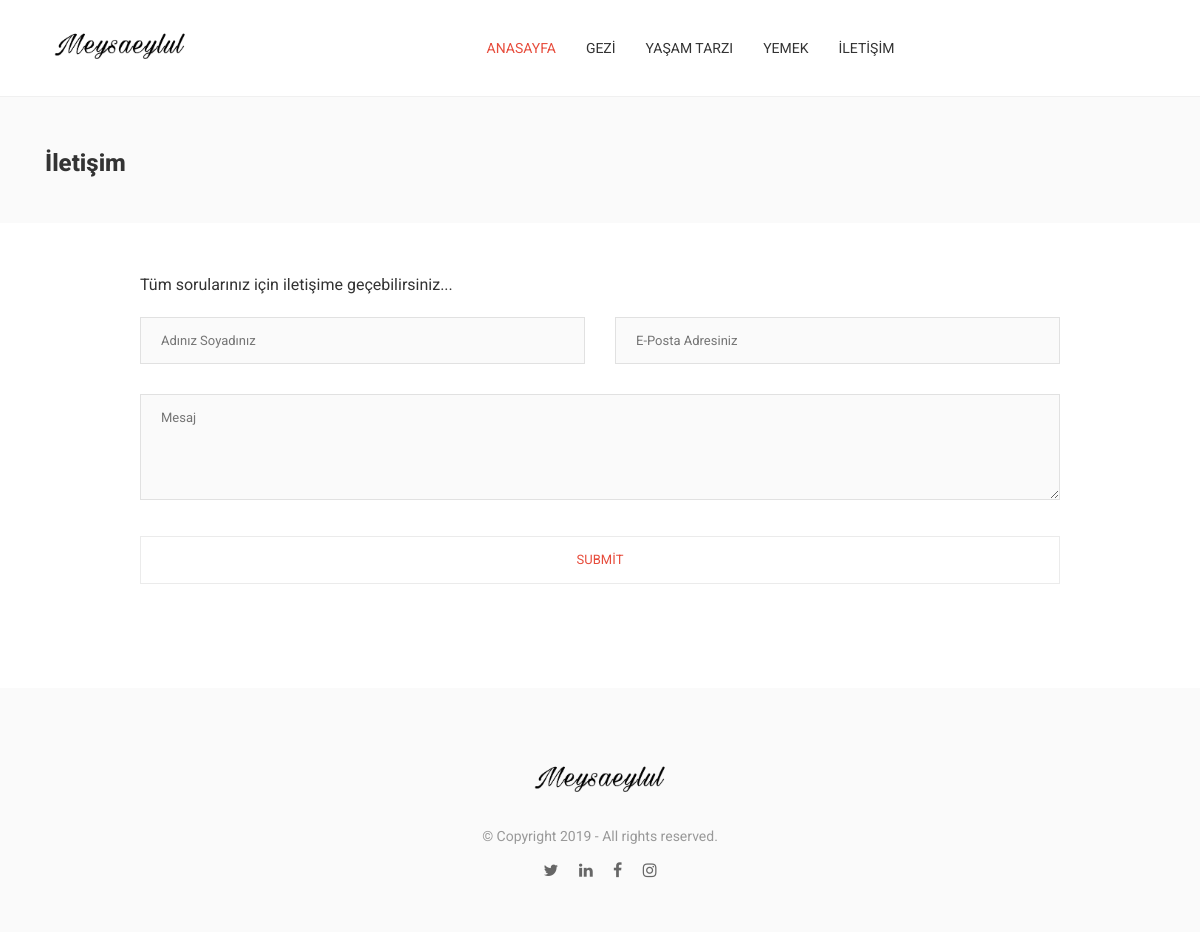
The page /iletisim/ on the database its author committed.
### Posts/models.py (models this page shows, shortened)
class PostCategory(models.Model):
    title = models.CharField(max_length=200, verbose_name="Kategori Adı")
    row = models.IntegerField(
        unique=True, editable=True, verbose_name="Kategori Sırası")
    slug = models.SlugField(
        unique=True, verbose_name="Post Kategorisi urlsi", max_length=250, editable=False)
    hit_count_generic = GenericRelation(HitCount, object_id_field='object_pk',
                                        related_query_name='hit_count_generic_relation')
    IsShowMenu = models.BooleanField(
        verbose_name="Menüde Göster", default=False)
    IsShowHome = models.BooleanField(
        verbose_name="Anasayfada Göster", default=False)
    created_at = models.DateTimeField(
        verbose_name="Oluşturulma Zamanı", auto_now_add=True)
    class Meta:
        ordering = ['row', 'id']
        verbose_name_plural = "Post Kategorileri"

### Contact/views.py (the view, shortened to what this page needs)
# urls.py: url(r'^iletisim/$', contact_view, name ='contact'),
def contact_view(request):
    contact_form = ContactForm(request.POST or None)
    context = {
        'form': contact_form,
        'site_key': settings.RECAPTCHA_PUBLIC_KEY
    }
    return render(request, 'kurumsal/contact.html', context)

### Contact/forms.py (shortened to what this page needs)
class ContactForm(forms.ModelForm):
    class Meta:
        model = Contact
        fields = [
            'name_surname',
            'email',
            'message',
        ]
        widgets = {
            'name_surname': forms.TextInput(attrs={'class': '', 'type': 'text', 'placeholder': 'Adınız Soyadınız', 'required': 'required', 'maxlength': '100'}),
            'email': forms.EmailInput(attrs={'class': '', 'type': 'text', 'placeholder': 'E-Posta Adresiniz', 'required': 'required', 'maxlength': '100'}),
            'message': forms.Textarea(attrs={'class': '', 'type': 'text', 'placeholder': 'Yorum Yaz', 'required': 'required', 'maxlength': '400'}),
        }

### Posts/context_processors.py (called while the page is built)
def post_category_nav(request):
    return {
        'post_category': PostCategory.objects.filter(IsShowMenu=True)[:4]
    }

### Templates/kurumsal/contact.html (shortened to what this page needs)
{% extends 'layout.html' %}
{% load static %}
{% load crispy_forms_tags %}
{% load hitcount_tags %}
{% block body %}
<section class="page-banner-section">
	<div class="container">
		<h1>İletişim</h1>
	</div>
</section>
<section class="contact-section">
	<div class="container">
		<div class="row">
			<div class="col-xl-10 offset-xl-1 col-lg-10 offset-lg-1 col-md-10 offset-md-1 col-sm-12">
				<div class="contact-box">
					<p>Tüm sorularınız için iletişime geçebilirsiniz...</p>
					<form id="contact-form">
						<div class="row">
							<div class="col-md-6">
								{{form.name_surname}}
							</div>
							<div class="col-md-6">
								{{form.email}}
							</div>
						</div>
						<textarea name="{{form.message.name}}" id="{{form.detail.name}}" placeholder="Mesaj"></textarea>
						<div>
							<input type="submit" value="Submit">
							<div id="msg" class="message"></div>
					</form>
				</div>
			</div>
		</div>
	</div>
</section>
{% endblock %}

### Templates/layout.html (shortened to what this page needs)
{% load static %}
<!DOCTYPE html>
<html class="no-js" lang="tr">
<head>
    <link rel="stylesheet" href="{% static 'css/assets/font-awesome.min.css'%}">
    <link rel="stylesheet" href="{% static 'css/mite-assets.min.css'%}">
    <link rel="stylesheet" type="text/css" href="{% static 'css/style.css'%}">
</head>
<body>
    <div id="container">
        <header class="clearfix">
            <nav class="navbar navbar-expand-lg navbar-light bg-light">
                <div class="container">
                    <a class="navbar-brand" href="/">
                        <img src="{% static 'images/logo.png' %}" width="150" alt="Meysa Eylül Uslu" class="img-fluid">
                    </a>
                    <div class="collapse navbar-collapse" id="navbarSupportedContent">
                        <ul class="navbar-nav m-auto">
                            <li class="drop-link">
                                <a class="active" href="/">Anasayfa</a>
                            </li>
                            {% for item in post_category %}
                            <li><a href="/{{item.slug}}">{{item.title}}</a>
                            </li>
                            {% endfor %}
                            <li><a href="/iletisim">İletişim</a></li>
                        </ul>
                    </div>
                </div>
            </nav>
        </header>
        {% block body%}
        {% endblock %}
        <footer>
            <div class="container">
                <h1><img src="{% static 'images/logo.png' %}" width="150" alt="Meysa Eylül Uslu" class="img-fluid"></h1>
                <p class="copyright-line">© Copyright 2019 - All rights reserved.</p>
                <ul class="social-list">
                    <li><a href="#"><i class="fa fa-twitter"></i></a></li>
                    <li><a href="#"><i class="fa fa-linkedin"></i></a></li>
                    <li><a href="#"><i class="fa fa-facebook"></i></a></li>
                    <li><a href="#"><i class="fa fa-instagram"></i></a></li>
                </ul>
            </div>
        </footer>
    </div>
    <link rel="stylesheet" href="https://cdn.jsdelivr.net/gh/fancyapps/fancybox@3.5.7/dist/jquery.fancybox.min.css" />
</body>
</html>

### rows shown on the page
PostCategory: title "GEZI"
PostCategory: title "YAŞAM TARZI"
PostCategory: title "YEMEK"
